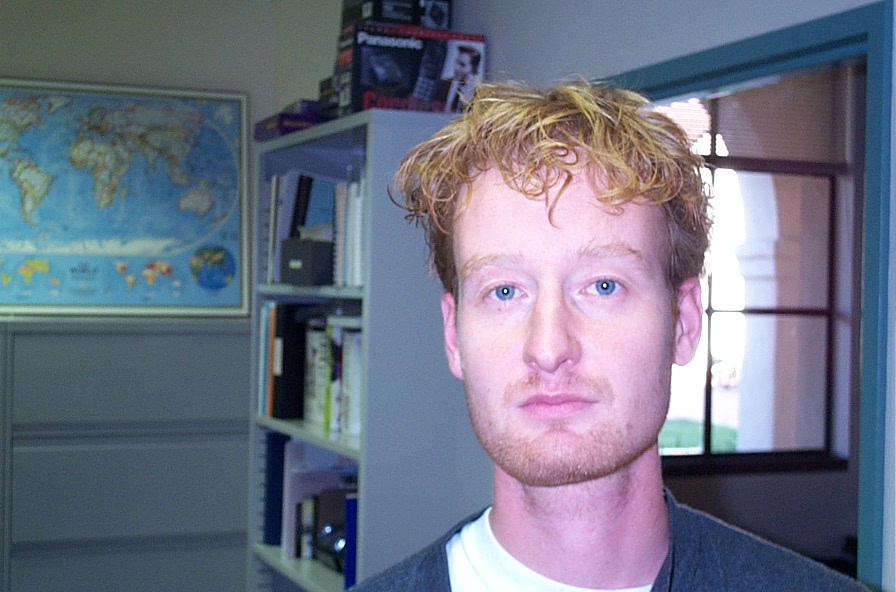
#> input picture practical-projects/face-detection/image_0260.jpg, 896 x 592 px, given in place of 15.mp4, which was not available
$ python gabTst_frame.py ../../practical-projects/face-detection/image_0260.jpg   (older library calls are emulated)
#> lines starting #> are read from the running program, lines starting #| are printed output that depends on the picture; after the words box and inside, x2 and y2 are one past the last pixel; in counts of white or black regions, pixels touching at a corner belong together; pictures that were not available may be replaced by others from this repository, and a replacement may not be noted
import cv2
import numpy as np
import matplotlib.pyplot as plt
import pandas as pd

def nothing(x):
    pass

# img = cv2.imread(str(sys.argv[1]))

erosion_type = cv2.MORPH_RECT
erosion_size1 = 1
erosion_size2 = 1
element1 = cv2.getStructuringElement(erosion_type, (2*erosion_size1 + 1, 2*erosion_size1+1), (erosion_size1, erosion_size1))
element2 = cv2.getStructuringElement(erosion_type, (2*erosion_size2 + 1, 2*erosion_size2+1), (erosion_size2, erosion_size2))

vid = "/home/hamidreza/project_82/offline_work/vids/15.mp4"
cap = cv2.VideoCapture(vid)
cap.set(cv2.CAP_PROP_POS_FRAMES, 20)
# img = cv2.imread('out.jpg', 0)

res, img = cap.read()
#> img is the input picture: shape (592, 896, 3); mean B, G, R 132.2, 115.1, 110.3
img = cv2.cvtColor(img, cv2.COLOR_BGR2GRAY)
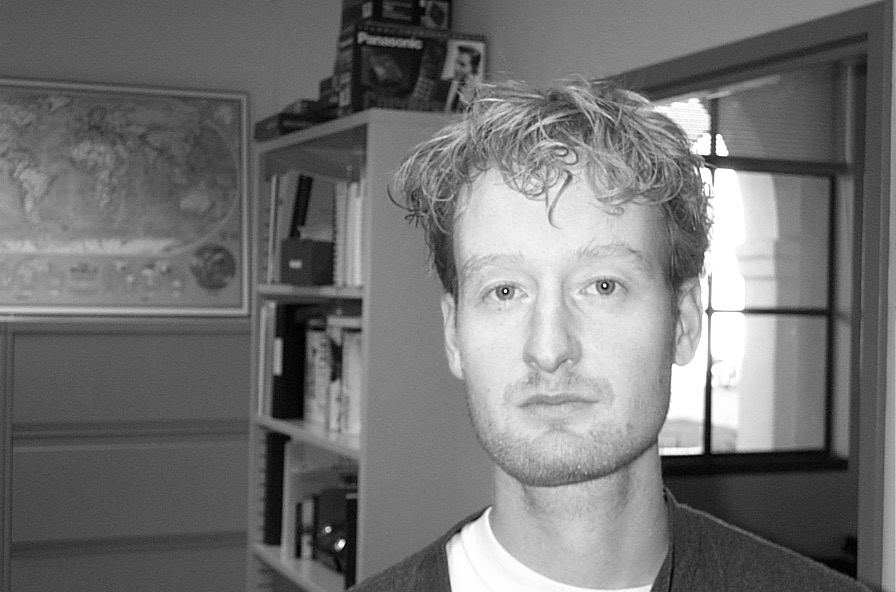
#> img: shape (592, 896); min 0, max 255, mean 115.6


cv2.imshow('ooooo', img)

window_name = 'gabor'

ksize = 1.
sigma = 1.
theta = 1.
lamda = 1.
gamma = 0
phi = 0

g_ker = 7
g_sigma = 12

cv2.namedWindow(window_name,cv2.WINDOW_AUTOSIZE)

cv2.createTrackbar('kernel size', window_name, 13, 40, nothing)
cv2.createTrackbar('100*sigma', window_name, 300, 300, nothing)
cv2.createTrackbar('theta', window_name, 80, 180, nothing)
cv2.createTrackbar('lambda', window_name, 62, 100, nothing)
# [4 lines of commented-out code are left out]
cv2.createTrackbar('er size', window_name, erosion_size1, 10, nothing)
cv2.createTrackbar('di size', window_name, erosion_size2, 10, nothing)
cv2.createTrackbar('th', window_name, 30, 255, nothing)

while(1):
    # g_sigma = cv2.getTrackbarPos('10*g_sig', window_name)/10.
    # g_ker = 2*(cv2.getTrackbarPos('(g_ker+1)/2', window_name))-1
    # img0 = cv2.GaussianBlur(img,(g_ker,g_ker),g_sigma)

    ksize = cv2.getTrackbarPos('kernel size', window_name)
    sigma = cv2.getTrackbarPos('100*sigma', window_name)/100.
    theta = cv2.getTrackbarPos('theta', window_name)
    theta = theta / 180. * np.pi
    lamda = cv2.getTrackbarPos('lambda', window_name)/10.
    # gamma = cv2.getTrackbarPos('gamma', window_name)/10.
    # phi = cv2.getTrackbarPos('phi', window_name)
    phi = phi * np.pi/180.
    erosion_size1 = cv2.getTrackbarPos('er size', window_name)
    erosion_size2 = cv2.getTrackbarPos('di size', window_name)
    thresh = cv2.getTrackbarPos('th', window_name)
    element1 = cv2.getStructuringElement(erosion_type, (2*erosion_size1 + 1, 2*erosion_size1+1), (erosion_size1, erosion_size1))
    element2 = cv2.getStructuringElement(erosion_type, (2*erosion_size2 + 1, 2*erosion_size2+1), (erosion_size2, erosion_size2))


    kernel = cv2.getGaborKernel((ksize, ksize), sigma, theta, lamda, gamma, phi)
    fimg = cv2.filter2D(img, cv2.CV_8UC3, kernel)
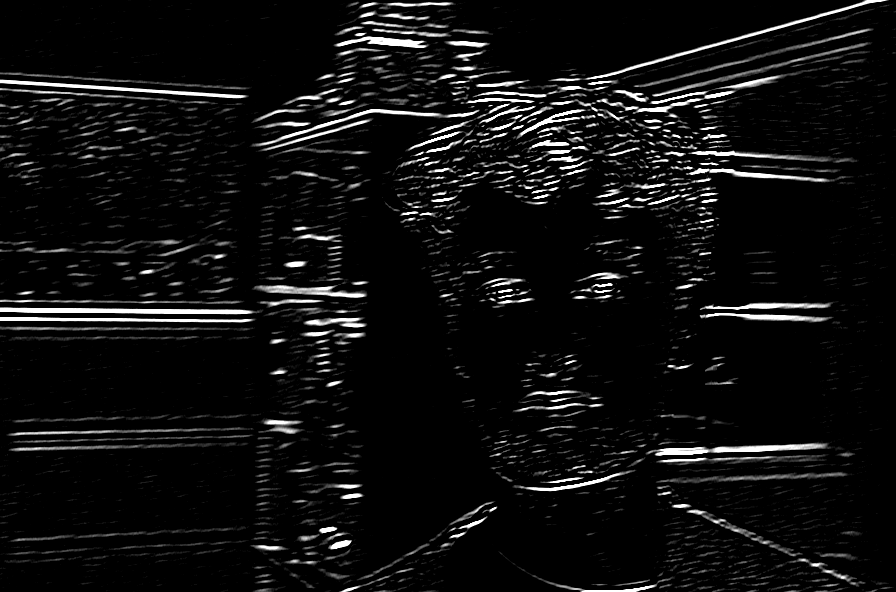
#> fimg: shape (592, 896); min 0, max 255, mean 15.5

    fimg = cv2.erode(fimg, element1)
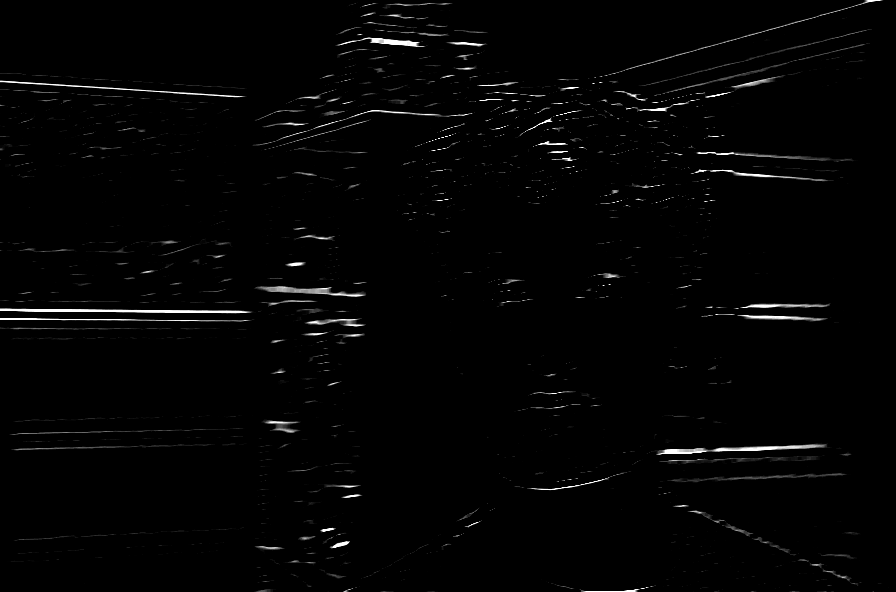
#> fimg: shape (592, 896); min 0, max 255, mean 3.7
    fimg = cv2.dilate(fimg, element2)
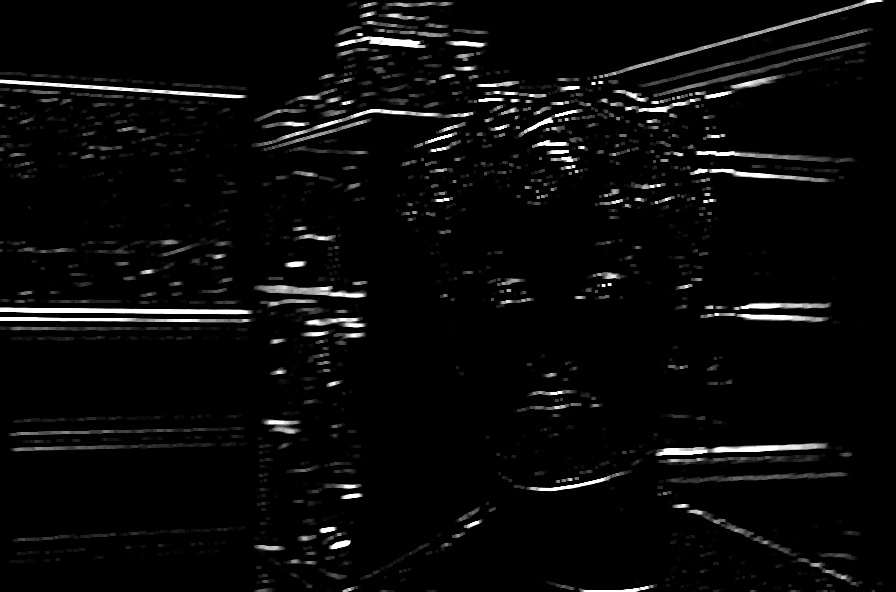
#> fimg: shape (592, 896); min 0, max 255, mean 9.7
    if thresh!=0:
        _,fimg = cv2.threshold(fimg,thresh,255,cv2.THRESH_BINARY)
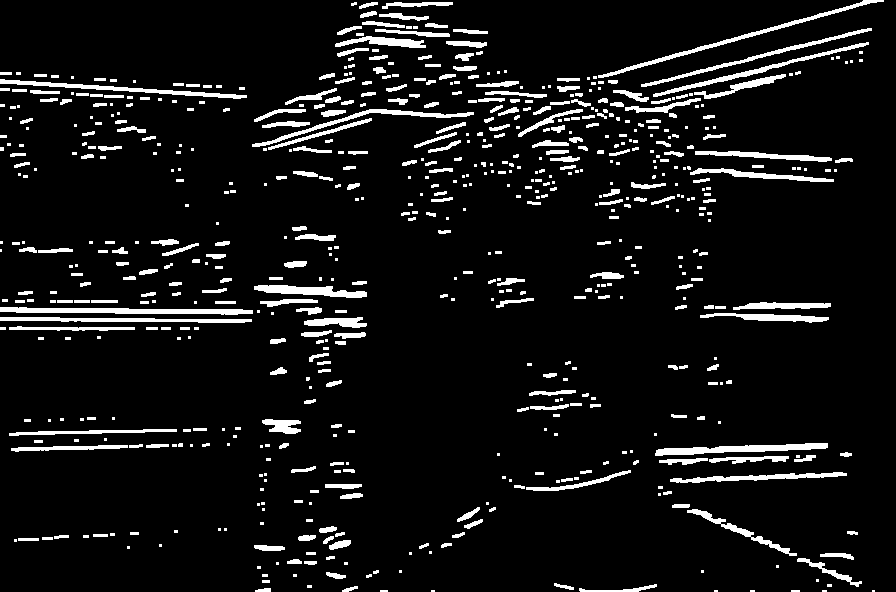
#> fimg: shape (592, 896); 7.7% white; 663 white regions (313 under 20 px), largest, box (x1, y1, x2, y2) and area: (0, 307, 253, 315) 1295, (598, 0, 884, 78) 1135, (655, 443, 828, 456) 1101

    cv2.imshow(window_name, fimg)
    # cv2.imshow('window_name', img)
    cv2.imshow('window', kernel)
    k = cv2.waitKey(1)
#> (key Esc is pressed here)
    if k == ord('a'):
        break


cv2.destroyAllWindows()

$ run again, on practical-projects/face-detection/abba.png
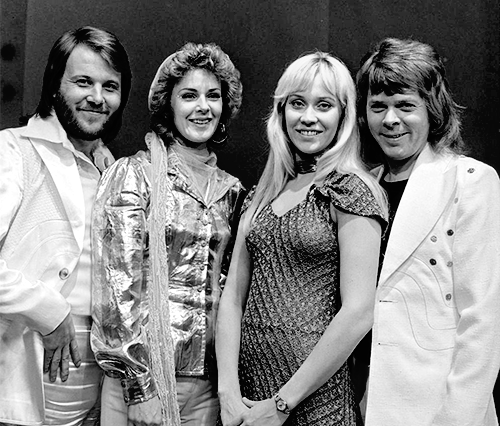
#> input picture practical-projects/face-detection/abba.png, 500 x 426 px, given in place of 15.mp4, which was not available
#> img is the input picture: shape (426, 500, 3); min 0, max 255, mean 130.8
#> img: shape (426, 500)
#> `fimg = cv2.dilate(fimg, element2)`:
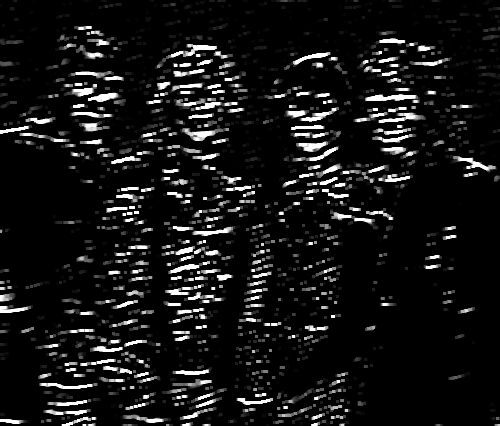
#> fimg: shape (426, 500); min 0, max 255, mean 21.3
#> `_,fimg = cv2.threshold(fimg,thresh,255,cv2.THRESH_BINARY)`:
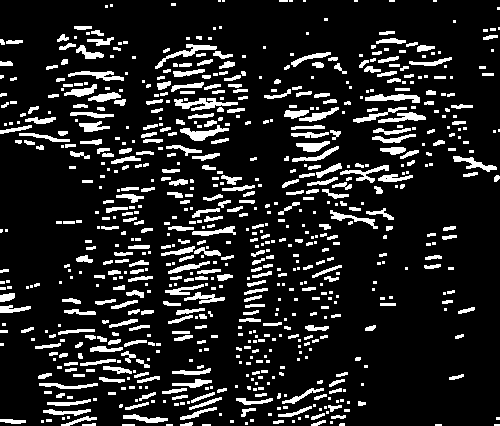
#> fimg: shape (426, 500); 14.1% white; 752 white regions (365 under 20 px), largest, box (x1, y1, x2, y2) and area: (174, 98, 238, 111) 386, (155, 44, 217, 69) 323, (180, 125, 229, 141) 314
